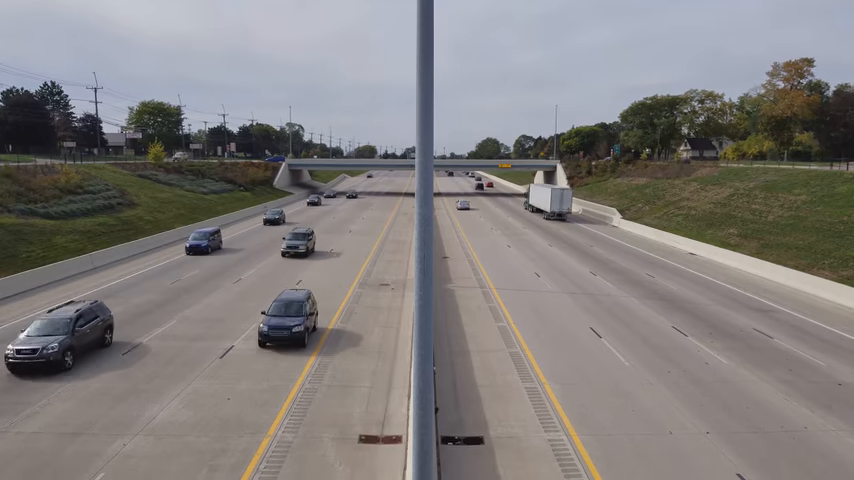
#> input picture frame 9 of Videos/vid_test_1.mkv, 854 x 480 px, given in place of vid_test_4.mp4, which was not available
$ python speed_det.py
#> lines starting #> are read from the running program, lines starting #| are printed output that depends on the picture; pictures that were not available may be replaced by others from this repository, and a replacement may not be noted
import cv2
# import dlib
import time
from datetime import datetime
import os
import numpy as np

#CLASSIFIER FOR DETECTING CARS--------------------------------------------------
# carCascade = cv2.CascadeClassifier('files/HaarCascadeClassifier.xml')

#TAKE VIDEO---------------------------------------------------------------------
video = cv2.VideoCapture('../../Videos/vid_test_4.mp4')

WIDTH = 1280 #WIDTH OF VIDEO FRAME
HEIGHT = 720 #HEIGHT OF VIDEO FRAME
cropBegin = 240 #CROP VIDEO FRAME FROM THIS POINT
mark1 = 120 #MARK TO START TIMER
mark2 = 360 #MARK TO END TIMER
markGap = 15 #DISTANCE IN METRES BETWEEN THE MARKERS
fpsFactor = 3 #TO COMPENSATE FOR SLOW PROCESSING
speedLimit = 20 #SPEEDLIMIT
startTracker = {} #STORE STARTING TIME OF CARS
endTracker = {} #STORE ENDING TIME OF CARS

#MAKE DIRCETORY TO STORE OVER-SPEEDING CAR IMAGES
if not os.path.exists('overspeeding/cars/'):
    os.makedirs('overspeeding/cars/')

print('Speed Limit Set at 20 Kmph')


def blackout(image):
    xBlack = 360
    yBlack = 300
    triangle_cnt = np.array( [[0,0], [xBlack,0], [0,yBlack]] )
    triangle_cnt2 = np.array( [[WIDTH,0], [WIDTH-xBlack,0], [WIDTH,yBlack]] )
    cv2.drawContours(image, [triangle_cnt], 0, (0,0,0), -1)
    cv2.drawContours(image, [triangle_cnt2], 0, (0,0,0), -1)

    return image

#FUCTION TO SAVE CAR IMAGE, DATE, TIME, SPEED ----------------------------------
def saveCar(speed,image):
    now = datetime.today().now()
    nameCurTime = now.strftime("%d-%m-%Y-%H-%M-%S-%f")

    link = 'overspeeding/cars/'+nameCurTime+'.jpeg'
    cv2.imwrite(link,image)

#FUNCTION TO CALCULATE SPEED----------------------------------------------------
def estimateSpeed(carID):
    timeDiff = endTracker[carID]-startTracker[carID]
    speed = round(markGap/timeDiff*fpsFactor*3.6,2)
    return speed

#FUNCTION TO TRACK CARS---------------------------------------------------------
def trackMultipleObjects():
    rectangleColor = (0, 255, 0)
    frameCounter = 0
    currentCarID = 0
    carTracker = {}

    while True:
        rc, image = video.read()
#> image is the input picture: shape (480, 854, 3); mean B, G, R 125.9, 126.4, 130.1
        if type(image) == type(None):
            break

        frameTime = time.time()
        image = cv2.resize(image, (WIDTH, HEIGHT))[cropBegin:720,0:1280]
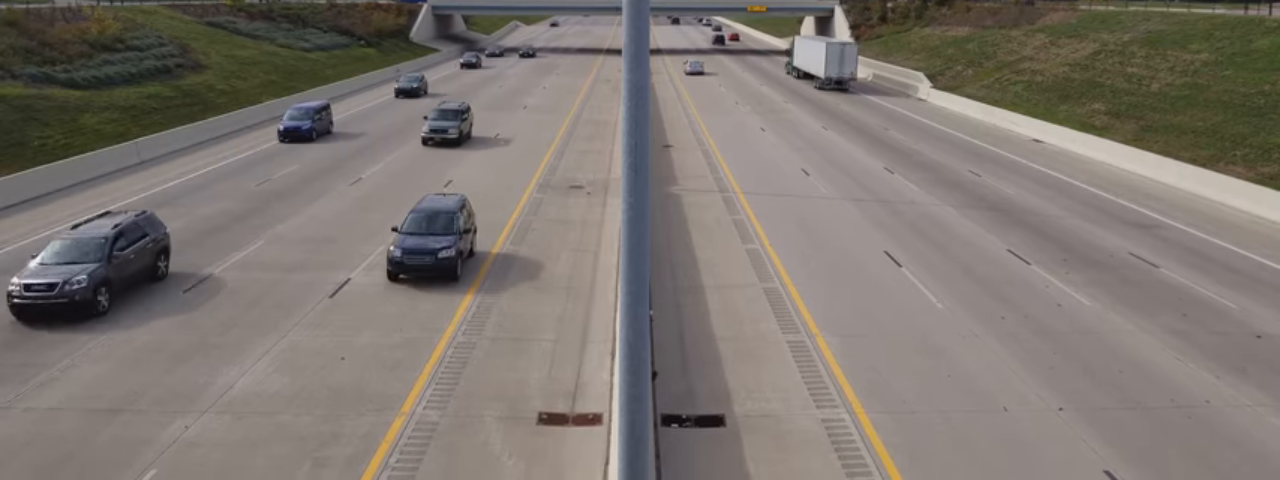
#> image: shape (480, 1280, 3); mean B, G, R 111.9, 117.4, 124.8
        resultImage = blackout(image)
#> in blackout, `cv2.drawContours(image, [triangle_cnt2], 0, (0,0,0), -1)`:
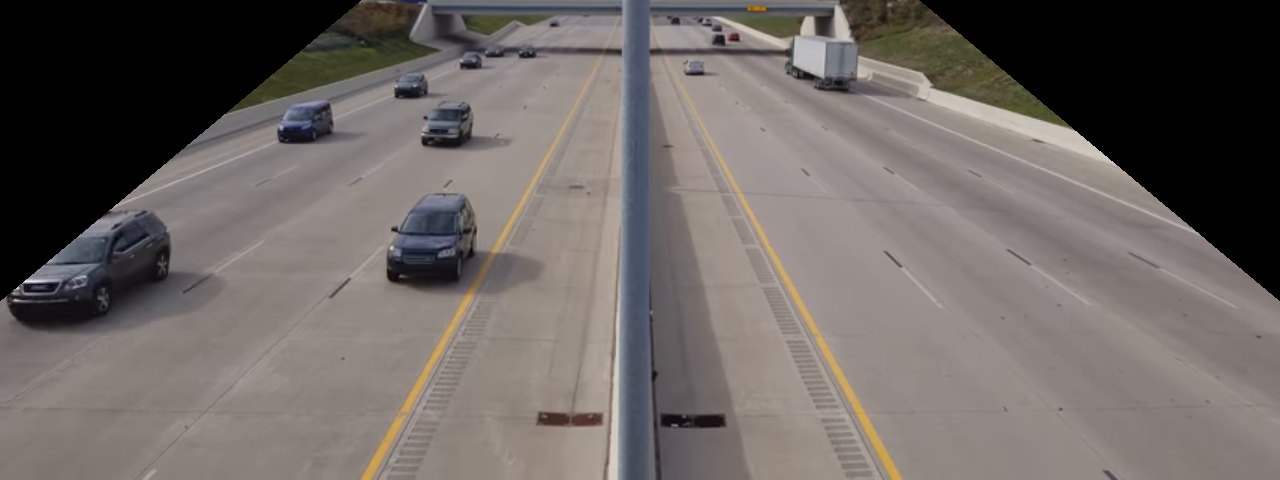
#> image: shape (480, 1280, 3); mean B, G, R 99.8, 102.4, 109.4
        cv2.line(resultImage,(0,mark1),(1280,mark1),(0,0,255),2)
        cv2.line(resultImage,(0,mark2),(1280,mark2),(0,0,255),2)
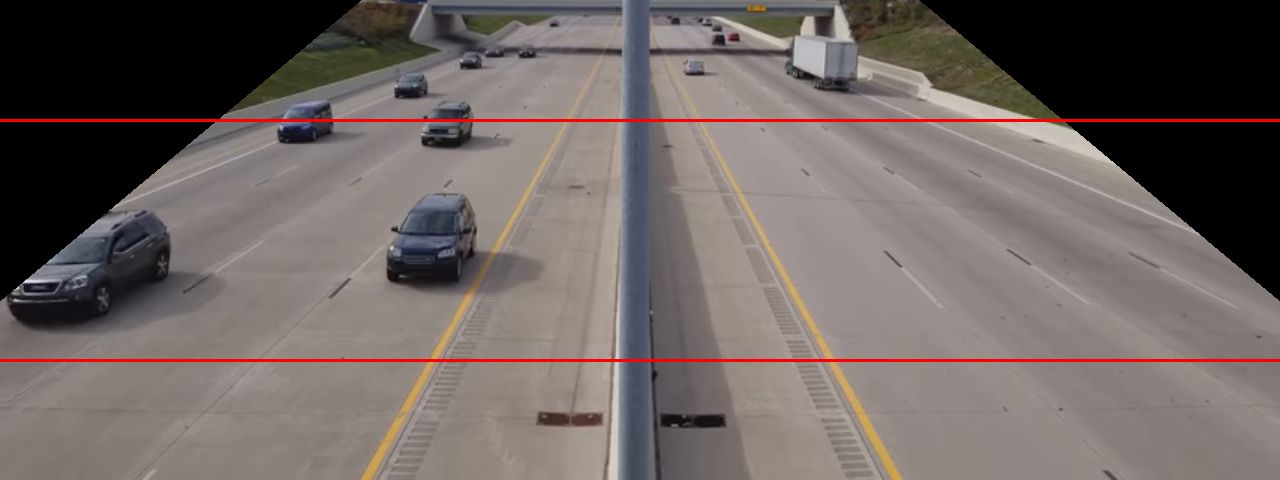
#> resultImage: shape (480, 1280, 3); mean B, G, R 98.4, 101.1, 111.2

        frameCounter = frameCounter + 1

        #DELETE CARIDs NOT IN FRAME---------------------------------------------
        carIDtoDelete = []

        for carID in carTracker.keys():
            trackingQuality = carTracker[carID].update(image)

            if trackingQuality < 7:
                carIDtoDelete.append(carID)
#> after the loop, carIDtoDelete = []

        for carID in carIDtoDelete:
            carTracker.pop(carID, None)
#> this loop made 0 passes
#> after the loop, carTracker = 0 items

        #MAIN PROGRAM-----------------------------------------------------------
        if (frameCounter%60 == 0):
            gray = cv2.cvtColor(image, cv2.COLOR_BGR2GRAY)
            cars = carCascade.detectMultiScale(gray, 1.1, 13, 18, (24, 24)) #DETECT CARS IN FRAME

            for (_x, _y, _w, _h) in cars:
                #GET POSITION OF A CAR
                x = int(_x)
                y = int(_y)
                w = int(_w)
                h = int(_h)

                xbar = x + 0.5*w
                ybar = y + 0.5*h

                matchCarID = None

                #IF CENTROID OF CURRENT CAR NEAR THE CENTROID OF ANOTHER CAR IN PREVIOUS FRAME THEN THEY ARE THE SAME
                for carID in carTracker.keys():
                    trackedPosition = carTracker[carID].get_position()

                    tx = int(trackedPosition.left())
                    ty = int(trackedPosition.top())
                    tw = int(trackedPosition.width())
                    th = int(trackedPosition.height())

                    txbar = tx + 0.5 * tw
                    tybar = ty + 0.5 * th

                    if ((tx <= xbar <= (tx + tw)) and (ty <= ybar <= (ty + th)) and (x <= txbar <= (x + w)) and (y <= tybar <= (y + h))):
                        matchCarID = carID


                if matchCarID is None:
                    tracker = dlib.correlation_tracker()
                    tracker.start_track(image, dlib.rectangle(x, y, x + w, y + h))

                    carTracker[currentCarID] = tracker

                    currentCarID = currentCarID + 1


        for carID in carTracker.keys():
            trackedPosition = carTracker[carID].get_position()

            tx = int(trackedPosition.left())
            ty = int(trackedPosition.top())
            tw = int(trackedPosition.width())
            th = int(trackedPosition.height())

            #PUT BOUNDING BOXES-------------------------------------------------
            cv2.rectangle(resultImage, (tx, ty), (tx + tw, ty + th), rectangleColor, 2)
            cv2.putText(resultImage, str(carID), (tx,ty-5), cv2.FONT_HERSHEY_DUPLEX, 1, (0, 255, 0), 1)

            #ESTIMATE SPEED-----------------------------------------------------
            if carID not in startTracker and mark2 > ty+th > mark1 and ty < mark1:
                startTracker[carID] = frameTime

            elif carID in startTracker and carID not in endTracker and mark2 < ty+th:
                endTracker[carID] = frameTime
                speed = estimateSpeed(carID)
                if speed > speedLimit:
                    print('CAR-ID : {} : {} kmph - OVERSPEED'.format(carID, speed))
                    saveCar(speed,image[ty:ty+th, tx:tx+tw])
                else:
                    print('CAR-ID : {} : {} kmph'.format(carID, speed))
#> after the loop, endTracker = 0 items; startTracker = 0 items

        #DISPLAY EACH FRAME
        cv2.imshow('result', resultImage)

        if cv2.waitKey(33) == 27:
#> (key Esc is pressed here)
            break

    cv2.destroyAllWindows()

if __name__ == '__main__':
    trackMultipleObjects()

$ run again, starting later in the video
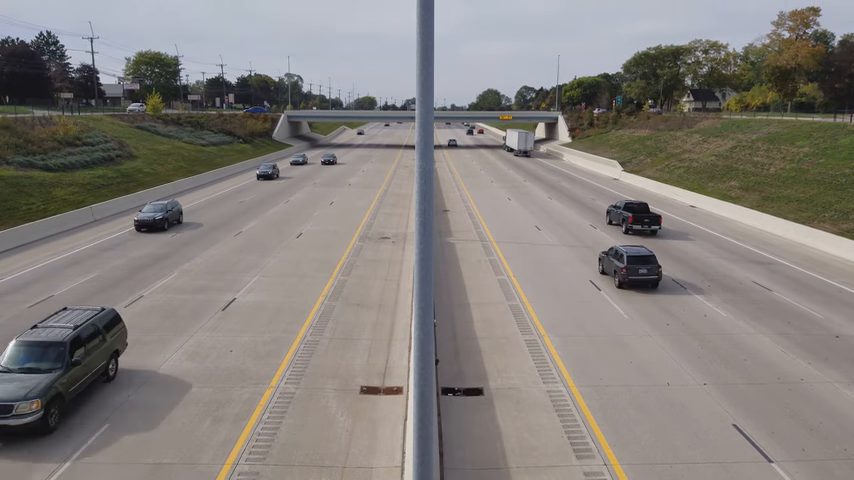
#> input picture frame 41 of Videos/vid_test_1.mkv, 854 x 480 px, given in place of vid_test_4.mp4, which was not available
#> in trackMultipleObjects, image is the input picture: shape (480, 854, 3); mean B, G, R 124.3, 127.6, 132.4
#> in trackMultipleObjects, `image = cv2.resize(image, (WIDTH, HEIGHT))[cropBegin:720,0:1280]`:
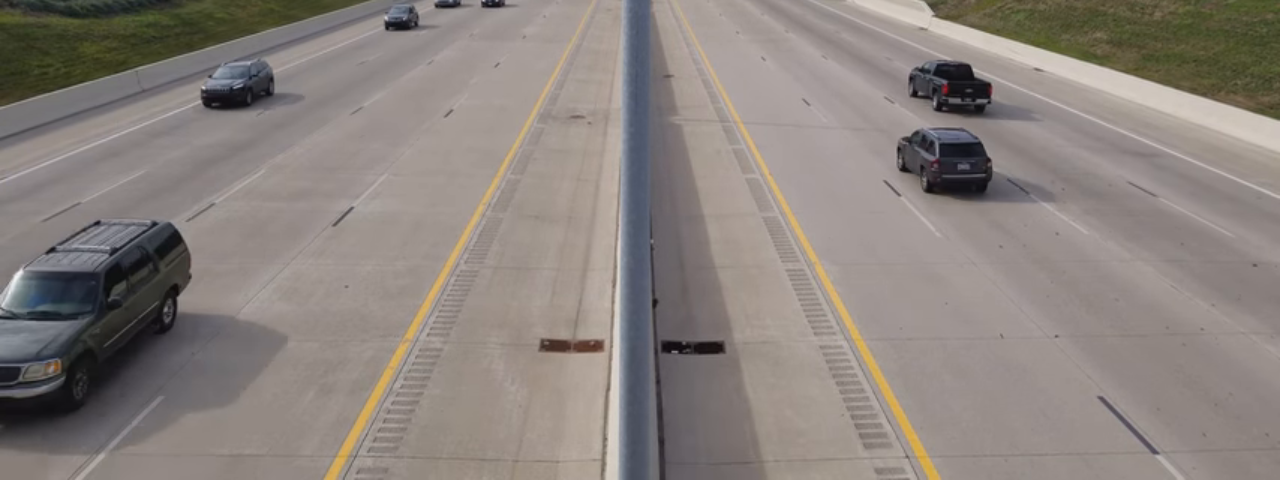
#> image: shape (480, 1280, 3); mean B, G, R 125.3, 130.3, 138.3
#> in trackMultipleObjects, `cv2.line(resultImage,(0,mark2),(1280,mark2),(0,0,255),2)`:
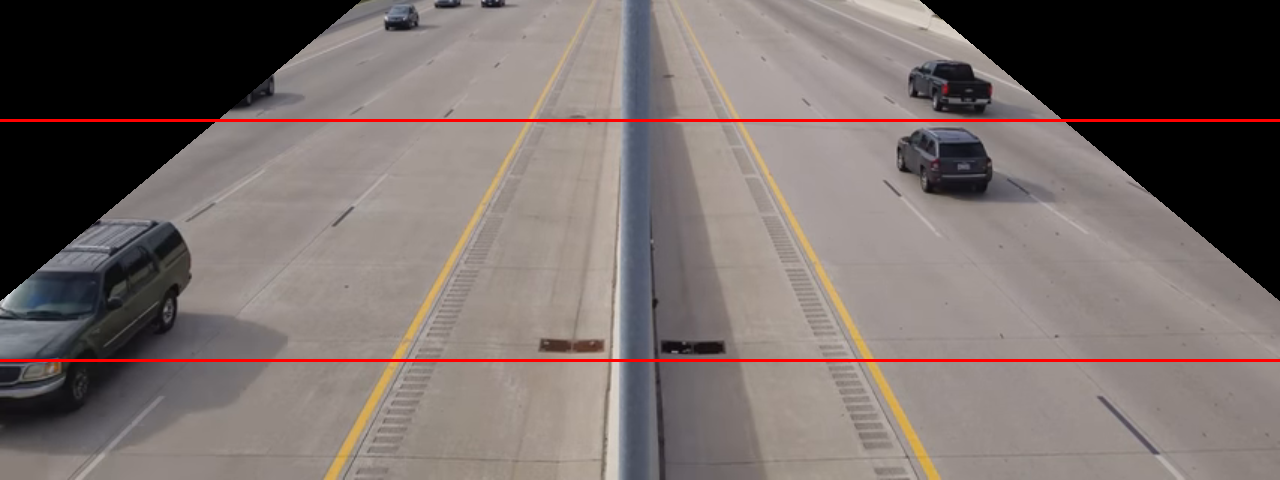
#> resultImage: shape (480, 1280, 3); mean B, G, R 105.8, 108.7, 119.1
#> after the loop in trackMultipleObjects, `for carID in carTracker.keys():`: carIDtoDelete = []
#> after the loop in trackMultipleObjects, `for carID in carIDtoDelete:`: carTracker = 0 items

$ run again, starting later in the video
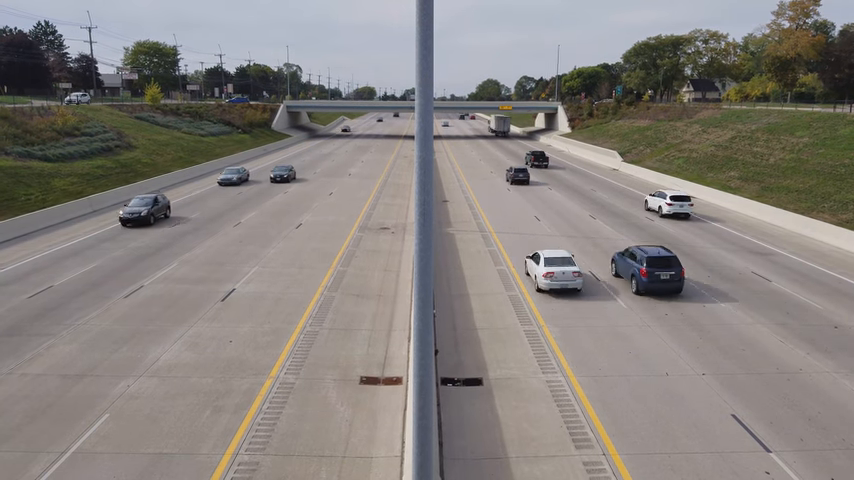
#> input picture frame 74 of Videos/vid_test_1.mkv, 854 x 480 px, given in place of vid_test_4.mp4, which was not available
#> in trackMultipleObjects, image is the input picture: shape (480, 854, 3); mean B, G, R 125.7, 129.2, 134.4
#> in trackMultipleObjects, `image = cv2.resize(image, (WIDTH, HEIGHT))[cropBegin:720,0:1280]`:
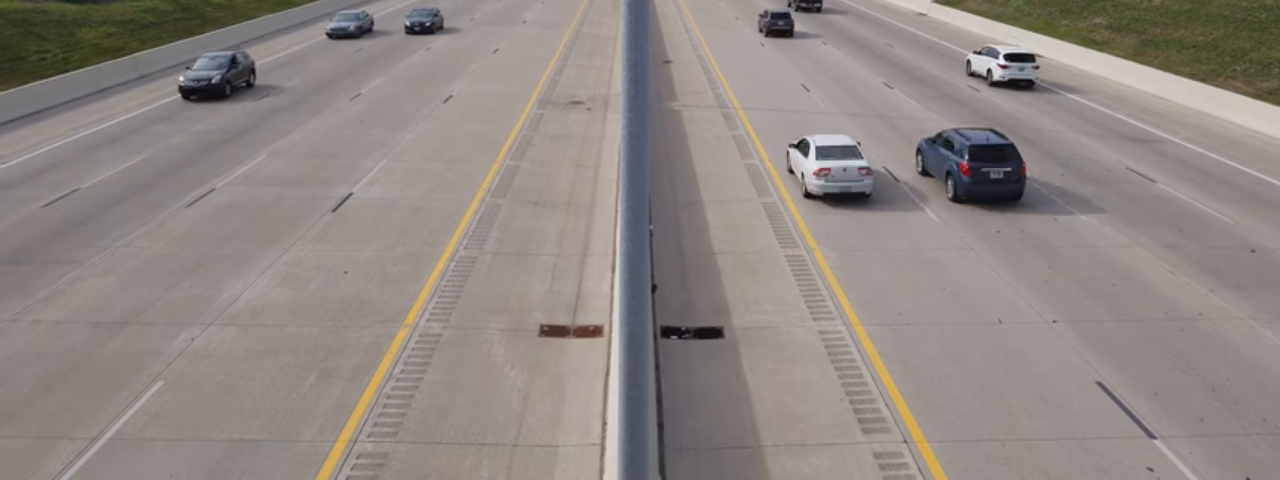
#> image: shape (480, 1280, 3); mean B, G, R 130.4, 134.9, 143.3
#> in trackMultipleObjects, `cv2.line(resultImage,(0,mark2),(1280,mark2),(0,0,255),2)`:
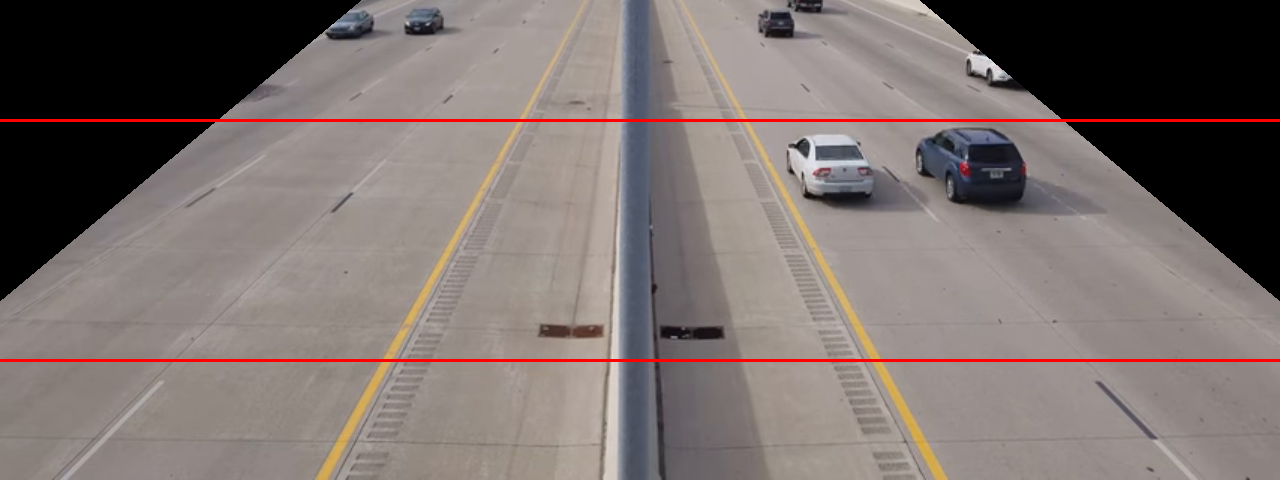
#> resultImage: shape (480, 1280, 3); mean B, G, R 109.7, 112.5, 123.2
#> after the loop in trackMultipleObjects, `for carID in carTracker.keys():`: carIDtoDelete = []
#> after the loop in trackMultipleObjects, `for carID in carIDtoDelete:`: carTracker = 0 items
